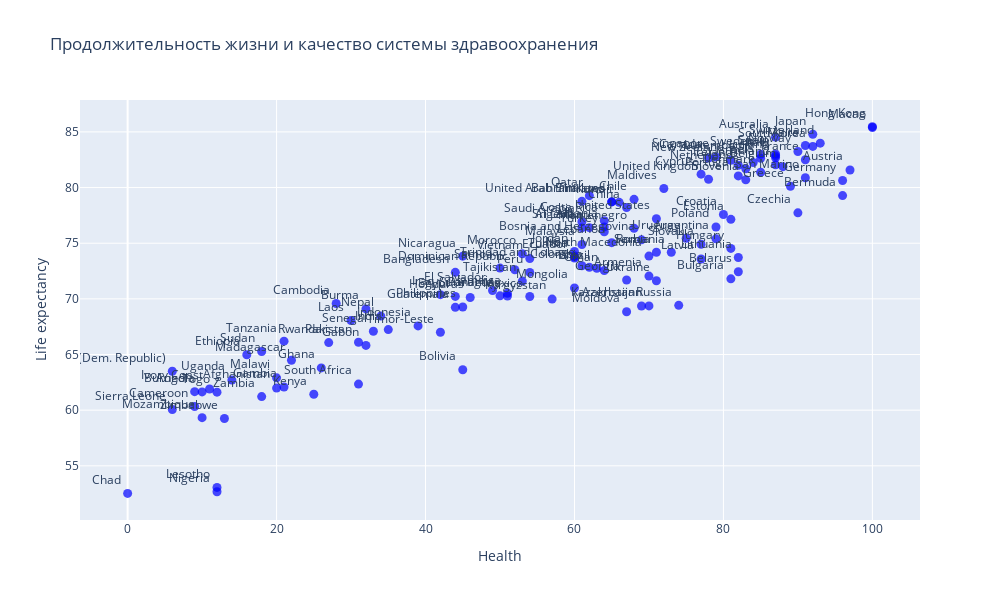

Here is the notebook cell this chart was saved with:
### Markdown cell above
Давайте теперь посмотрим на наш новый признак - скорректированный ВВП с учетом неравенства и стоимости жизни. Если мы рассмотрим только топ-15 стран по данному показателю, то половина суммарного скорректированного ВВП приходится на Китай и США. Далее идут Япония, Франция и Германия, но уже с заметно сильным отрывом. Удивительно, что из всех этих стран только Япония была в лидерах по продолжительности жизни. Значит, всё-таки даже пусть и скорректированный ВВП не прям сильно связан с продолжительностью жизни.

### Code cell
fig = go.Figure()

fig.add_trace(go.Scatter(
    x = quality_life['Health'],
    y = quality_life['Life expectancy'],
    mode = 'markers+text',
    marker = dict(size=9, color='blue', opacity=0.7),
    text = quality_life['Country'],
    textposition = 'top left',
    name = "Страны"
))

fig.update_layout(
    title = "Продолжительность жизни и качество системы здравоохранения",
    xaxis_title = "Health",
    yaxis_title = "Life expectancy",
    width = 1000,
    height = 600
)

fig.show()

### Figure 1 — Plotly figure (JSON) as saved in the notebook; plotly's stock layout.template omitted (floating-point values rounded to 4 significant figures; data arrays with more than 128 entries replaced by an {"elided": "..."} marker saying what was removed)
{"data": [{"marker": {"color": "blue", "opacity": 0.7, "size": 9}, "mode": "markers+text", "name": "Страны", "text": {"elided": "137 str values"}, "textposition": "top left", "type": "scatter", "x": {"elided": "137 int values"}, "y": {"elided": "137 float values"}}], "layout": {"height": 600, "title": {"text": "Продолжительность жизни и качество системы здравоохранения"}, "width": 1000, "xaxis": {"title": {"text": "Health"}}, "yaxis": {"title": {"text": "Life expectancy"}}}}
